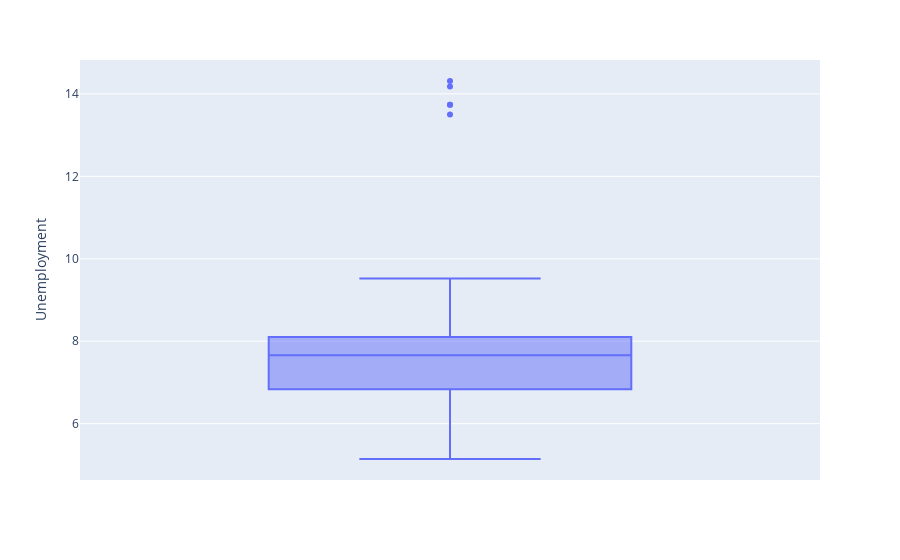

Notebook cell for this chart:
### Code cell
fig = px.box(df1, y="Unemployment")
fig.show()

### Figure 1 — Plotly figure (JSON) as saved in the notebook; plotly's stock layout.template omitted (floating-point values rounded to 4 significant figures; data arrays with more than 128 entries replaced by an {"elided": "..."} marker saying what was removed)
{"data": [{"alignmentgroup": "True", "hovertemplate": "Unemployment=%{y}<extra></extra>", "legendgroup": "", "marker": {"color": "#636efa"}, "name": "", "notched": false, "offsetgroup": "", "orientation": "v", "showlegend": false, "type": "box", "x0": " ", "xaxis": "x", "y": {"elided": "136 float values"}, "y0": " ", "yaxis": "y"}], "layout": {"boxmode": "group", "legend": {"tracegroupgap": 0}, "margin": {"t": 60}, "xaxis": {"anchor": "y", "domain": [0, 1]}, "yaxis": {"anchor": "x", "domain": [0, 1], "title": {"text": "Unemployment"}}}}
